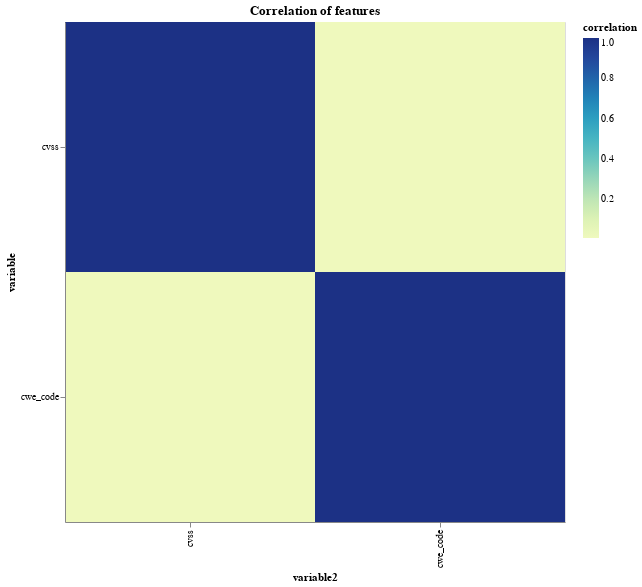

Notebook cell for this chart:
### Code cell
base = alt.Chart(cor_data).encode(
    x='variable2:O',
    y='variable:O',
)
cor_plot = base.mark_rect().encode(
    color='correlation:Q',
    tooltip='variable:O'
).properties(
    width=500,
    height=500,
    title="Correlation of features"
)
cor_plot

### Figure 1 — Vega-Lite specification as saved in the notebook (floating-point values rounded to 4 significant figures)
{"config": {"view": {"continuousWidth": 400, "continuousHeight": 300}}, "data": {"name": "data-3dc2877fd7c4fb61ee91bb6f112aa663"}, "mark": "rect", "encoding": {"color": {"type": "quantitative", "field": "correlation"}, "tooltip": {"type": "ordinal", "field": "variable"}, "x": {"type": "ordinal", "field": "variable2"}, "y": {"type": "ordinal", "field": "variable"}}, "height": 500, "title": "Correlation of features", "width": 500, "$schema": "https://vega.github.io/schema/vega-lite/v4.8.1.json", "datasets": {"data-3dc2877fd7c4fb61ee91bb6f112aa663": [{"variable": "cvss", "variable2": "cvss", "correlation": 1.0, "correlation_label": "1.00"}, {"variable": "cvss", "variable2": "cwe_code", "correlation": 0.008877, "correlation_label": "0.01"}, {"variable": "cwe_code", "variable2": "cvss", "correlation": 0.008877, "correlation_label": "0.01"}, {"variable": "cwe_code", "variable2": "cwe_code", "correlation": 1.0, "correlation_label": "1.00"}]}}
